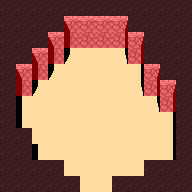

Tiled map render using the project's own tile images. Description and the map definition, with tile-layer contents summarised, below:
An orthogonal 12x12 tile map with 16x16 px tiles, 7 tile layers (floor, overfloor, furniture, ceiling, ...), 2 tilesets and 21 objects (dragon, entrance, bones11, bones10, bones9, ...).

<map version="1.2" tiledversion="1.3.4" orientation="orthogonal" renderorder="right-down" width="12" height="12" tilewidth="16" tileheight="16" infinite="0" nextlayerid="9" nextobjectid="23">
 <properties>
  <property name="for_of_war" type="bool" value="true" />
  <property name="music" value="dread.wav" />
  <property name="name" value="Dragon Lair" />
  <property name="vision_radius" type="int" value="5" />
 </properties>
 <tileset firstgid="1" source="tiled_tileset.tsx" />
 <tileset firstgid="257" source="overworld_tileset.tsx" />
 <layer id="1" name="floor" width="12" height="12">
  <data>[144 cells, 144 non-empty, 4 distinct tile ids]</data>
 </layer>
 <layer id="2" name="overfloor" width="12" height="12">
  <data>[144 cells, 29 non-empty, 6 distinct tile ids]</data>
 </layer>
 <layer id="3" name="furniture" width="12" height="12">
  <data>[144 cells, 0 non-empty, 0 distinct tile ids]</data>
 </layer>
 <layer id="4" name="ceiling" width="12" height="12">
  <data>[144 cells, 0 non-empty, 0 distinct tile ids]</data>
 </layer>
 <layer id="5" name="overceiling" width="12" height="12">
  <data>[144 cells, 0 non-empty, 0 distinct tile ids]</data>
 </layer>
 <layer id="6" name="obstacle" width="12" height="12">
  <data>[144 cells, 83 non-empty, 1 distinct tile ids]</data>
 </layer>
 <layer id="7" name="invisible" width="12" height="12">
  <data>[144 cells, 63 non-empty, 1 distinct tile ids]</data>
 </layer>
 <objectgroup id="8" name="objects">
  <object id="1" name="dragon" x="87.6796" y="59.7181">
   <properties>
    <property name="type" value="dragon" />
   </properties>
   <point />
  </object>
  <object id="2" name="entrance" x="82.6704" y="178.136" width="26.9148" height="12.0909">
   <properties>
    <property name="destiny" value="mountain_pass:cave_exit" />
    <property name="key" value="" />
    <property name="locked" type="bool" value="false" />
    <property name="type" value="door" />
   </properties>
  </object>
  <object id="4" name="bones11" x="18.0315" y="98.459" width="11.3333" height="11">
   <properties>
    <property name="item1" value="_key:item:rib_cage" />
    <property name="type" value="hoard" />
   </properties>
  </object>
  <object id="5" name="bones10" x="17.5844" y="115.003" width="11.3333" height="11">
   <properties>
    <property name="item1" value="_key:item:rib_cage" />
    <property name="type" value="hoard" />
   </properties>
  </object>
  <object id="6" name="bones9" x="34.1284" y="98.0119" width="11.3333" height="11">
   <properties>
    <property name="item1" value="_key:item:skull" />
    <property name="type" value="hoard" />
   </properties>
  </object>
  <object id="7" name="bones8" x="66.7693" y="49.2741" width="11.3333" height="11">
   <properties>
    <property name="item1" value="_key:item:skull" />
    <property name="type" value="hoard" />
   </properties>
  </object>
  <object id="8" name="bones7" x="113.622" y="50.8539" width="11.3333" height="11">
   <properties>
    <property name="item1" value="_key:item:rib_cage" />
    <property name="type" value="hoard" />
   </properties>
  </object>
  <object id="9" name="bones6" x="130.71" y="66.4888" width="11.3333" height="11">
   <properties>
    <property name="item1" value="_key:item:rib_cage" />
    <property name="type" value="hoard" />
   </properties>
  </object>
  <object id="10" name="bones5" x="130.263" y="82.1386" width="11.3333" height="11">
   <properties>
    <property name="item1" value="_key:item:skull" />
    <property name="type" value="hoard" />
   </properties>
  </object>
  <object id="11" name="bones4" x="161.786" y="130.876" width="11.3333" height="11">
   <properties>
    <property name="item1" value="_key:item:rib_cage" />
    <property name="type" value="hoard" />
   </properties>
  </object>
  <object id="12" name="bones3" x="129.592" y="161.505" width="11.3333" height="11">
   <properties>
    <property name="item1" value="_key:item:rib_cage" />
    <property name="type" value="hoard" />
   </properties>
  </object>
  <object id="13" name="bones2" x="113.942" y="162.176" width="11.3333" height="11">
   <properties>
    <property name="item1" value="_key:item:rib_cage" />
    <property name="type" value="hoard" />
   </properties>
  </object>
  <object id="14" name="bones1" x="66.0986" y="162.623" width="11.3333" height="11">
   <properties>
    <property name="item1" value="_key:item:skull" />
    <property name="type" value="hoard" />
   </properties>
  </object>
  <object id="15" name="sir_cavalions_body" x="97.4755" y="97.252" width="12.9669" height="12.2962" />
  <object id="16" name="cave_exit_steps" x="81.1551" y="161.639" width="28.8402" height="12.7434" />
  <object id="17" name="talk_to_dragon" x="49.8182" y="65.6364" width="91.8182" height="58.7273" />
  <object id="18" name="hoard4" x="82.1515" y="50.1364" width="11.3333" height="11">
   <properties>
    <property name="item1" value="_key:item:money:52" />
    <property name="type" value="hoard" />
   </properties>
  </object>
  <object id="19" name="hoard3" x="98.5152" y="49.5909" width="11.3333" height="11">
   <properties>
    <property name="item1" value="_key:item:money:52" />
    <property name="type" value="hoard" />
   </properties>
  </object>
  <object id="20" name="hoard2" x="81.9697" y="67.7727" width="11.3333" height="11">
   <properties>
    <property name="item1" value="_key:item:money:52" />
    <property name="type" value="hoard" />
   </properties>
  </object>
  <object id="21" name="hoard1" x="97.7879" y="67.0455" width="11.3333" height="11">
   <properties>
    <property name="item1" value="_key:item:money:52" />
    <property name="type" value="hoard" />
   </properties>
  </object>
  <object id="22" name="dragon_hoard" x="81.25" y="48.75" width="29" height="30.25" />
 </objectgroup>
</map>
